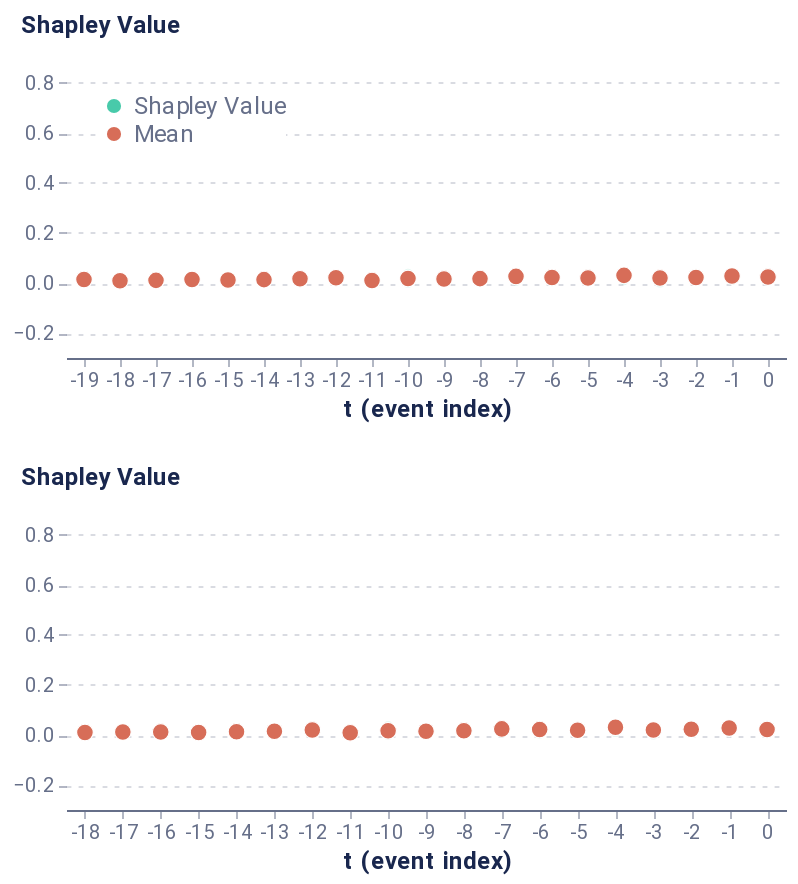

The code cell stored with this chart in its notebook:
### Markdown cell above
##### Global event-level

### Code cell
event_dict = {'path': 'outputs/event_all_tf.csv', 'rs': 42, 'nsamples': 32000}
event_data = event_explain_all(f, pos_dataset, event_dict, prun_indexes, average_event, model_features, schema, sequence_id_feat, time_feat)
event_global_plot = plot_global_event(event_data)
event_global_plot

### Figure 1 — Vega-Lite specification as saved in the notebook (floating-point values rounded to 4 significant figures)
{"config": {"axis": {"domain": true, "domainColor": "#666F89", "grid": false, "gridCap": "round", "gridColor": "#B3B7C4", "gridDash": [2, 4], "gridWidth": 0.5, "labelColor": "#666F89", "labelFont": "Roboto, Arial, sans-serif", "labelPadding": 2, "tickColor": "#666F89", "tickOpacity": 0.5, "tickSize": 4, "titleColor": "#19274E", "titleFont": "Roboto, Arial, sans-serif", "titleFontSize": 12}, "axisBand": {"domain": true, "labelPadding": 4, "ticks": false}, "axisY": {"domain": false, "titleAlign": "left", "titleAngle": 0, "titleX": -20, "titleY": -10}, "legend": {"labelColor": "#666F89", "labelFont": "Roboto, Arial, sans-serif", "labelFontSize": 12, "symbolSize": 40, "titleColor": "#19274E", "titleFont": "Roboto, Arial, sans-serif", "titleFontSize": 12, "titlePadding": 4}, "arc": {"stroke": "#FFFFFF", "strokeWidth": 1}, "bar": {"fill": "#2770EB", "stroke": null}, "line": {"stroke": "#2770EB", "strokeWidth": 2}, "path": {"stroke": "#2770EB", "strokeWidth": 0.5}, "point": {"fill": "#2770EB", "shape": "circle", "filled": true}, "rect": {"fill": "#2770EB"}, "rule": {"stroke": "#666F89"}, "shape": {"stroke": "#2770EB"}, "text": {"color": "#19274E", "font": "Roboto, Arial, sans-serif", "fontSize": 12}, "range": {"category": ["#2770EB", "#77B98A", "#DA5252", "#FFC400", "#A87AEA", "#00A39E", "#19274E"], "diverging": ["#006360", "#2BB3AE", "#96D9D7", "#FFFFFF", "#EDAAAA", "#DA5252", "#811D1D"], "heatmap": ["#18448F", "#1B4EA5", "#2770EB", "#4C88EE", "#82ACF3", "#A6C4F7", "#E9F1FD"], "ramp": ["#18448F", "#1B4EA5", "#2770EB", "#4C88EE", "#82ACF3", "#A6C4F7", "#E9F1FD"]}, "background": "#FFFFFF", "group": {"fill": "#FFFFFF"}, "header": {"labelColor": "#19274E", "labelFont": "Roboto, Arial, sans-serif", "labelFontSize": 12, "titleColor": "#19274E", "titleFont": "Roboto, Arial, sans-serif", "titleFontSize": 16}, "title": {"anchor": "start", "color": "#19274E", "font": "Roboto, Arial, sans-serif", "fontSize": 20, "fontWeight": "bold", "offset": 20, "subtitleColor": "#19274E", "subtitleFontSize": 16}, "view": {"continuousHeight": 300, "continuousWidth": 400, "stroke": "transparent"}}, "vconcat": [{"mark": {"type": "point", "stroke": "white", "strokeWidth": 0.6}, "encoding": {"color": {"type": "nominal", "field": "type", "legend": {"fillColor": "white", "orient": "top-left", "symbolSize": 50, "symbolStrokeWidth": 0, "title": null}, "scale": {"domain": ["Shapley Value", "Mean"], "range": ["#48caaa", "#d76d58"]}}, "opacity": {"condition": {"value": 1.0, "test": "(datum.type === 'Mean')"}, "value": 0.2}, "size": {"condition": {"value": 70, "test": "(datum.type === 'Mean')"}, "value": 30}, "x": {"type": "ordinal", "axis": {"labelAngle": 0}, "field": "t (event index)"}, "y": {"type": "quantitative", "axis": {"grid": true, "titleX": -23}, "field": "Shapley Value", "scale": {"domain": [-0.3, 0.9]}, "title": "Shapley Value"}}, "height": 150, "width": 360}, {"data": {"name": "data-640d77a9b4bc9bab100c5aea8dde239f"}, "mark": {"type": "point", "stroke": "white", "strokeWidth": 0.6}, "encoding": {"color": {"type": "nominal", "field": "type", "legend": {"fillColor": "white", "orient": "top-left", "symbolSize": 50, "symbolStrokeWidth": 0, "title": null}, "scale": {"domain": ["Shapley Value", "Mean"], "range": ["#48caaa", "#d76d58"]}}, "opacity": {"condition": {"value": 1.0, "test": "(datum.type === 'Mean')"}, "value": 0.2}, "size": {"condition": {"value": 70, "test": "(datum.type === 'Mean')"}, "value": 30}, "x": {"type": "ordinal", "axis": {"labelAngle": 0}, "field": "t (event index)"}, "y": {"type": "quantitative", "axis": {"grid": true, "titleX": -23}, "field": "Shapley Value", "scale": {"domain": [-0.3, 0.9]}, "title": "Shapley Value"}}, "height": 150, "width": 360}], "data": {"name": "data-845a026149e3d3f3cb1a930531f3c6f5"}, "$schema": "https://vega.github.io/schema/vega-lite/v4.8.1.json", "datasets": {"data-845a026149e3d3f3cb1a930531f3c6f5": [{"Shapley Value": 0.01211, "t (event index)": 0, "type": "Shapley Value"}, {"Shapley Value": 0.01399, "t (event index)": -1, "type": "Shapley Value"}, {"Shapley Value": 0.03506, "t (event index)": -2, "type": "Shapley Value"}, {"Shapley Value": 0.02698, "t (event index)": -3, "type": "Shapley Value"}, {"Shapley Value": 0.04123, "t (event index)": -4, "type": "Shapley Value"}, {"Shapley Value": 0.0122, "t (event index)": -5, "type": "Shapley Value"}, {"Shapley Value": 0.008806, "t (event index)": -6, "type": "Shapley Value"}, {"Shapley Value": 0.03085, "t (event index)": -7, "type": "Shapley Value"}, {"Shapley Value": 0.02248, "t (event index)": -8, "type": "Shapley Value"}, {"Shapley Value": 0.01273, "t (event index)": -9, "type": "Shapley Value"}, {"Shapley Value": 0.008487, "t (event index)": -10, "type": "Shapley Value"}, {"Shapley Value": 0.001025, "t (event index)": -11, "type": "Shapley Value"}, {"Shapley Value": 0.02861, "t (event index)": -12, "type": "Shapley Value"}, {"Shapley Value": 0.01715, "t (event index)": -13, "type": "Shapley Value"}, {"Shapley Value": 0.01937, "t (event index)": -14, "type": "Shapley Value"}, {"Shapley Value": 0.01044, "t (event index)": -15, "type": "Shapley Value"}, {"Shapley Value": 0.01462, "t (event index)": -16, "type": "Shapley Value"}, {"Shapley Value": 0.0202, "t (event index)": -17, "type": "Shapley Value"}, {"Shapley Value": 0.006416, "t (event index)": -18, "type": "Shapley Value"}, {"Shapley Value": 0.01396, "t (event index)": -19, "type": "Shapley Value"}, {"Shapley Value": 0.03737, "t (event index)": 0, "type": "Shapley Value"}, {"Shapley Value": 0.03643, "t (event index)": -1, "type": "Shapley Value"}, {"Shapley Value": 0.01121, "t (event index)": -2, "type": "Shapley Value"}, {"Shapley Value": 0.003551, "t (event index)": -3, "type": "Shapley Value"}, {"Shapley Value": 0.03367, "t (event index)": -4, "type": "Shapley Value"}, {"Shapley Value": 0.02082, "t (event index)": -5, "type": "Shapley Value"}, {"Shapley Value": 0.03099, "t (event index)": -6, "type": "Shapley Value"}, {"Shapley Value": 0.03331, "t (event index)": -7, "type": "Shapley Value"}, {"Shapley Value": 0.01146, "t (event index)": -8, "type": "Shapley Value"}, {"Shapley Value": 0.01099, "t (event index)": -9, "type": "Shapley Value"}, {"Shapley Value": 0.03496, "t (event index)": -10, "type": "Shapley Value"}, {"Shapley Value": 0.01013, "t (event index)": -11, "type": "Shapley Value"}, {"Shapley Value": 0.01642, "t (event index)": -12, "type": "Shapley Value"}, {"Shapley Value": 0.0178, "t (event index)": -13, "type": "Shapley Value"}, {"Shapley Value": 0.01616, "t (event index)": -14, "type": "Shapley Value"}, {"Shapley Value": 0.01413, "t (event index)": -15, "type": "Shapley Value"}, {"Shapley Value": 0.01175, "t (event index)": -16, "type": "Shapley Value"}, {"Shapley Value": 0.008719, "t (event index)": -17, "type": "Shapley Value"}, {"Shapley Value": 0.01348, "t (event index)": -18, "type": "Shapley Value"}, {"Shapley Value": 0.01534, "t (event index)": -19, "type": "Shapley Value"}, {"Shapley Value": 0.02899, "t (event index)": 0, "type": "Shapley Value"}, {"Shapley Value": 0.0297, "t (event index)": -1, "type": "Shapley Value"}, {"Shapley Value": 0.01582, "t (event index)": -2, "type": "Shapley Value"}, {"Shapley Value": 0.02414, "t (event index)": -3, "type": "Shapley Value"}, {"Shapley Value": 0.03407, "t (event index)": -4, "type": "Shapley Value"}, {"Shapley Value": 0.03309, "t (event index)": -5, "type": "Shapley Value"}, {"Shapley Value": 0.02925, "t (event index)": -6, "type": "Shapley Value"}, {"Shapley Value": 0.01022, "t (event index)": -7, "type": "Shapley Value"}, {"Shapley Value": 0.02021, "t (event index)": -8, "type": "Shapley Value"}, {"Shapley Value": 0.01823, "t (event index)": -9, "type": "Shapley Value"}, {"Shapley Value": 0.02521, "t (event index)": -10, "type": "Shapley Value"}, {"Shapley Value": 0.01642, "t (event index)": -11, "type": "Shapley Value"}, {"Shapley Value": 0.02392, "t (event index)": -12, "type": "Shapley Value"}, {"Shapley Value": 0.01376, "t (event index)": -13, "type": "Shapley Value"}, {"Shapley Value": 0.008426, "t (event index)": -14, "type": "Shapley Value"}, {"Shapley Value": 0.006349, "t (event index)": -15, "type": "Shapley Value"}, {"Shapley Value": 0.01972, "t (event index)": -16, "type": "Shapley Value"}, {"Shapley Value": 0.008291, "t (event index)": -17, "type": "Shapley Value"}, {"Shapley Value": 0.004963, "t (event index)": -18, "type": "Shapley Value"}, {"Shapley Value": 0.01859, "t (event index)": 0, "type": "Shapley Value"}, {"Shapley Value": 0.03164, "t (event index)": -1, "type": "Shapley Value"}, {"Shapley Value": 0.02586, "t (event index)": -2, "type": "Shapley Value"}, {"Shapley Value": 0.0269, "t (event index)": -3, "type": "Shapley Value"}, {"Shapley Value": 0.01303, "t (event index)": -4, "type": "Shapley Value"}, {"Shapley Value": 0.01556, "t (event index)": -5, "type": "Shapley Value"}, {"Shapley Value": 0.01944, "t (event index)": -6, "type": "Shapley Value"}, {"Shapley Value": 0.03147, "t (event index)": -7, "type": "Shapley Value"}, {"Shapley Value": 0.01581, "t (event index)": -8, "type": "Shapley Value"}, {"Shapley Value": 0.02238, "t (event index)": -9, "type": "Shapley Value"}, {"Shapley Value": 0.002203, "t (event index)": -10, "type": "Shapley Value"}, {"Shapley Value": 0.01083, "t (event index)": -11, "type": "Shapley Value"}, {"Shapley Value": 0.0142, "t (event index)": -12, "type": "Shapley Value"}, {"Shapley Value": 0.0176, "t (event index)": -13, "type": "Shapley Value"}, {"Shapley Value": 0.009973, "t (event index)": -14, "type": "Shapley Value"}, {"Shapley Value": 0.01584, "t (event index)": -15, "type": "Shapley Value"}, {"Shapley Value": 0.009063, "t (event index)": -16, "type": "Shapley Value"}, {"Shapley Value": 0.004825, "t (event index)": -17, "type": "Shapley Value"}, {"Shapley Value": 0.01023, "t (event index)": -18, "type": "Shapley Value"}, {"Shapley Value": 0.01286, "t (event index)": -19, "type": "Shapley Value"}, {"Shapley Value": 0.01405, "t (event index)": -19, "type": "Mean"}, {"Shapley Value": 0.008771, "t (event index)": -18, "type": "Mean"}, {"Shapley Value": 0.01051, "t (event index)": -17, "type": "Mean"}, {"Shapley Value": 0.01379, "t (event index)": -16, "type": "Mean"}, {"Shapley Value": 0.01169, "t (event index)": -15, "type": "Mean"}, {"Shapley Value": 0.01348, "t (event index)": -14, "type": "Mean"}, {"Shapley Value": 0.01658, "t (event index)": -13, "type": "Mean"}, {"Shapley Value": 0.02079, "t (event index)": -12, "type": "Mean"}, {"Shapley Value": 0.009601, "t (event index)": -11, "type": "Mean"}, {"Shapley Value": 0.01772, "t (event index)": -10, "type": "Mean"}, {"Shapley Value": 0.01608, "t (event index)": -9, "type": "Mean"}, {"Shapley Value": 0.01749, "t (event index)": -8, "type": "Mean"}, {"Shapley Value": 0.02646, "t (event index)": -7, "type": "Mean"}, {"Shapley Value": 0.02212, "t (event index)": -6, "type": "Mean"}, {"Shapley Value": 0.02042, "t (event index)": -5, "type": "Mean"}, {"Shapley Value": 0.0305, "t (event index)": -4, "type": "Mean"}, {"Shapley Value": 0.02039, "t (event index)": -3, "type": "Mean"}, {"Shapley Value": 0.02199, "t (event index)": -2, "type": "Mean"}, {"Shapley Value": 0.02794, "t (event index)": -1, "type": "Mean"}, {"Shapley Value": 0.02427, "t (event index)": 0, "type": "Mean"}], "data-640d77a9b4bc9bab100c5aea8dde239f": [{"Shapley Value": 0.009039, "t (event index)": 0, "type": "Shapley Value"}, {"Shapley Value": 0.01409, "t (event index)": -1, "type": "Shapley Value"}, {"Shapley Value": 0.03608, "t (event index)": -2, "type": "Shapley Value"}, {"Shapley Value": 0.02758, "t (event index)": -3, "type": "Shapley Value"}, {"Shapley Value": 0.04169, "t (event index)": -4, "type": "Shapley Value"}, {"Shapley Value": 0.01123, "t (event index)": -5, "type": "Shapley Value"}, {"Shapley Value": 0.007169, "t (event index)": -6, "type": "Shapley Value"}, {"Shapley Value": 0.02799, "t (event index)": -7, "type": "Shapley Value"}, {"Shapley Value": 0.02159, "t (event index)": -8, "type": "Shapley Value"}, {"Shapley Value": 0.01182, "t (event index)": -9, "type": "Shapley Value"}, {"Shapley Value": 0.008526, "t (event index)": -10, "type": "Shapley Value"}, {"Shapley Value": 0.0004743, "t (event index)": -11, "type": "Shapley Value"}, {"Shapley Value": 0.02705, "t (event index)": -12, "type": "Shapley Value"}, {"Shapley Value": 0.01411, "t (event index)": -13, "type": "Shapley Value"}, {"Shapley Value": 0.01969, "t (event index)": -14, "type": "Shapley Value"}, {"Shapley Value": 0.01029, "t (event index)": -15, "type": "Shapley Value"}, {"Shapley Value": 0.01325, "t (event index)": -16, "type": "Shapley Value"}, {"Shapley Value": 0.01748, "t (event index)": -17, "type": "Shapley Value"}, {"Shapley Value": 0.03497, "t (event index)": 0, "type": "Shapley Value"}, {"Shapley Value": 0.03469, "t (event index)": -1, "type": "Shapley Value"}, {"Shapley Value": 0.01091, "t (event index)": -2, "type": "Shapley Value"}, {"Shapley Value": 0.00361, "t (event index)": -3, "type": "Shapley Value"}, {"Shapley Value": 0.03419, "t (event index)": -4, "type": "Shapley Value"}, {"Shapley Value": 0.02187, "t (event index)": -5, "type": "Shapley Value"}, {"Shapley Value": 0.02829, "t (event index)": -6, "type": "Shapley Value"}, {"Shapley Value": 0.03119, "t (event index)": -7, "type": "Shapley Value"}, {"Shapley Value": 0.01174, "t (event index)": -8, "type": "Shapley Value"}, {"Shapley Value": 0.01074, "t (event index)": -9, "type": "Shapley Value"}, {"Shapley Value": 0.03397, "t (event index)": -10, "type": "Shapley Value"}, {"Shapley Value": 0.00982, "t (event index)": -11, "type": "Shapley Value"}, {"Shapley Value": 0.01693, "t (event index)": -12, "type": "Shapley Value"}, {"Shapley Value": 0.01706, "t (event index)": -13, "type": "Shapley Value"}, {"Shapley Value": 0.01489, "t (event index)": -14, "type": "Shapley Value"}, {"Shapley Value": 0.01173, "t (event index)": -15, "type": "Shapley Value"}, {"Shapley Value": 0.0108, "t (event index)": -16, "type": "Shapley Value"}, {"Shapley Value": 0.006569, "t (event index)": -17, "type": "Shapley Value"}, {"Shapley Value": 0.01009, "t (event index)": -18, "type": "Shapley Value"}, {"Shapley Value": 0.02778, "t (event index)": 0, "type": "Shapley Value"}, {"Shapley Value": 0.03115, "t (event index)": -1, "type": "Shapley Value"}, {"Shapley Value": 0.01754, "t (event index)": -2, "type": "Shapley Value"}, {"Shapley Value": 0.02287, "t (event index)": -3, "type": "Shapley Value"}, {"Shapley Value": 0.03308, "t (event index)": -4, "type": "Shapley Value"}, {"Shapley Value": 0.03024, "t (event index)": -5, "type": "Shapley Value"}, {"Shapley Value": 0.0317, "t (event index)": -6, "type": "Shapley Value"}, {"Shapley Value": 0.01039, "t (event index)": -7, "type": "Shapley Value"}, {"Shapley Value": 0.02055, "t (event index)": -8, "type": "Shapley Value"}, {"Shapley Value": 0.01707, "t (event index)": -9, "type": "Shapley Value"}, {"Shapley Value": 0.0225, "t (event index)": -10, "type": "Shapley Value"}, {"Shapley Value": 0.01428, "t (event index)": -11, "type": "Shapley Value"}, {"Shapley Value": 0.02287, "t (event index)": -12, "type": "Shapley Value"}, {"Shapley Value": 0.01288, "t (event index)": -13, "type": "Shapley Value"}, {"Shapley Value": 0.009034, "t (event index)": -14, "type": "Shapley Value"}, {"Shapley Value": 0.005993, "t (event index)": -15, "type": "Shapley Value"}, {"Shapley Value": 0.01784, "t (event index)": -16, "type": "Shapley Value"}, {"Shapley Value": 0.01574, "t (event index)": 0, "type": "Shapley Value"}, {"Shapley Value": 0.0307, "t (event index)": -1, "type": "Shapley Value"}, {"Shapley Value": 0.02657, "t (event index)": -2, "type": "Shapley Value"}, {"Shapley Value": 0.02453, "t (event index)": -3, "type": "Shapley Value"}, {"Shapley Value": 0.01388, "t (event index)": -4, "type": "Shapley Value"}, {"Shapley Value": 0.01392, "t (event index)": -5, "type": "Shapley Value"}, {"Shapley Value": 0.01923, "t (event index)": -6, "type": "Shapley Value"}, {"Shapley Value": 0.02823, "t (event index)": -7, "type": "Shapley Value"}, {"Shapley Value": 0.01525, "t (event index)": -8, "type": "Shapley Value"}, {"Shapley Value": 0.02046, "t (event index)": -9, "type": "Shapley Value"}, {"Shapley Value": 0.001954, "t (event index)": -10, "type": "Shapley Value"}, {"Shapley Value": 0.009695, "t (event index)": -11, "type": "Shapley Value"}, {"Shapley Value": 0.01353, "t (event index)": -12, "type": "Shapley Value"}, {"Shapley Value": 0.01546, "t (event index)": -13, "type": "Shapley Value"}, {"Shapley Value": 0.009622, "t (event index)": -14, "type": "Shapley Value"}, {"Shapley Value": 0.01201, "t (event index)": -15, "type": "Shapley Value"}, {"Shapley Value": 0.007098, "t (event index)": -16, "type": "Shapley Value"}, {"Shapley Value": 0.01009, "t (event index)": -18, "type": "Mean"}, {"Shapley Value": 0.01202, "t (event index)": -17, "type": "Mean"}, {"Shapley Value": 0.01225, "t (event index)": -16, "type": "Mean"}, {"Shapley Value": 0.01, "t (event index)": -15, "type": "Mean"}, {"Shapley Value": 0.01331, "t (event index)": -14, "type": "Mean"}, {"Shapley Value": 0.01488, "t (event index)": -13, "type": "Mean"}, {"Shapley Value": 0.02009, "t (event index)": -12, "type": "Mean"}, {"Shapley Value": 0.008568, "t (event index)": -11, "type": "Mean"}, {"Shapley Value": 0.01674, "t (event index)": -10, "type": "Mean"}, {"Shapley Value": 0.01502, "t (event index)": -9, "type": "Mean"}, {"Shapley Value": 0.01728, "t (event index)": -8, "type": "Mean"}, {"Shapley Value": 0.02445, "t (event index)": -7, "type": "Mean"}, {"Shapley Value": 0.0216, "t (event index)": -6, "type": "Mean"}, {"Shapley Value": 0.01932, "t (event index)": -5, "type": "Mean"}, {"Shapley Value": 0.03071, "t (event index)": -4, "type": "Mean"}, {"Shapley Value": 0.01965, "t (event index)": -3, "type": "Mean"}, {"Shapley Value": 0.02277, "t (event index)": -2, "type": "Mean"}, {"Shapley Value": 0.02766, "t (event index)": -1, "type": "Mean"}, {"Shapley Value": 0.02188, "t (event index)": 0, "type": "Mean"}]}}
